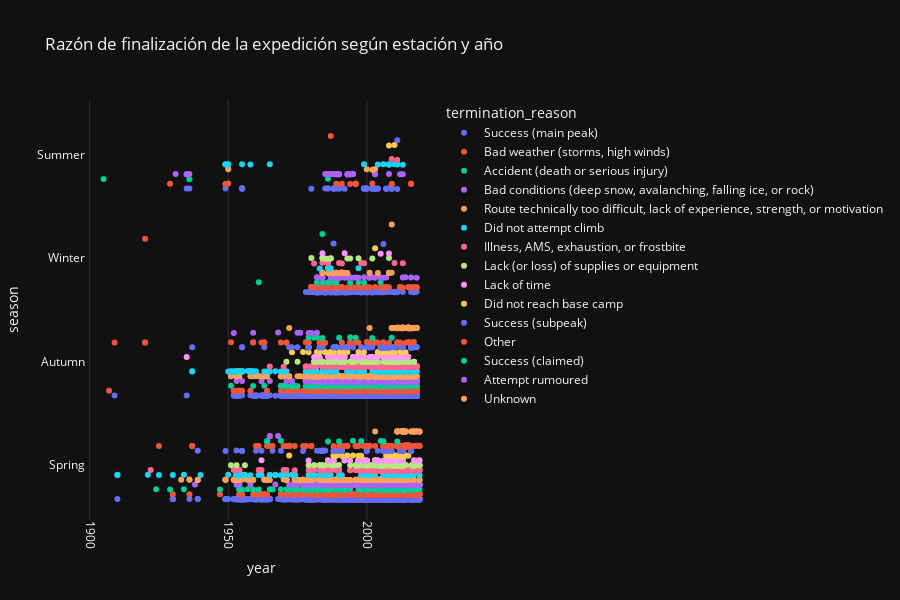

The notebook cell this image was saved under:
### Markdown cell above
### Razón de finalización de la expedición según estación y año

### Code cell
# Usamos plotly
fig = px.strip(expeditions, x="year", y="season", template="plotly_dark", color='termination_reason', title="Razón de finalización de la expedición según estación y año", )
fig.update_xaxes(tickangle=90)
fig.update_layout(height=600) 
fig.show()

### Figure 1 — Plotly figure (JSON) as saved in the notebook; plotly's stock layout.template omitted (floating-point values rounded to 4 significant figures; data arrays with more than 128 entries replaced by an {"elided": "..."} marker saying what was removed)
{"data": [{"alignmentgroup": "True", "boxpoints": "all", "fillcolor": "rgba(255,255,255,0)", "hoveron": "points", "hovertemplate": "termination_reason=Success (main peak)<br>year=%{x}<br>season=%{y}<extra></extra>", "legendgroup": "Success (main peak)", "line": {"color": "rgba(255,255,255,0)"}, "marker": {"color": "#636efa"}, "name": "Success (main peak)", "offsetgroup": "Success (main peak)", "orientation": "h", "pointpos": 0, "showlegend": true, "type": "box", "x": {"elided": "5580 int values"}, "x0": " ", "xaxis": "x", "y": {"elided": "5580 str values"}, "y0": " ", "yaxis": "y"}, {"alignmentgroup": "True", "boxpoints": "all", "fillcolor": "rgba(255,255,255,0)", "hoveron": "points", "hovertemplate": "termination_reason=Bad weather (storms, high winds)<br>year=%{x}<br>season=%{y}<extra></extra>", "legendgroup": "Bad weather (storms, high winds)", "line": {"color": "rgba(255,255,255,0)"}, "marker": {"color": "#EF553B"}, "name": "Bad weather (storms, high winds)", "offsetgroup": "Bad weather (storms, high winds)", "orientation": "h", "pointpos": 0, "showlegend": true, "type": "box", "x": {"elided": "1307 int values"}, "x0": " ", "xaxis": "x", "y": {"elided": "1307 str values"}, "y0": " ", "yaxis": "y"}, {"alignmentgroup": "True", "boxpoints": "all", "fillcolor": "rgba(255,255,255,0)", "hoveron": "points", "hovertemplate": "termination_reason=Accident (death or serious injury)<br>year=%{x}<br>season=%{y}<extra></extra>", "legendgroup": "Accident (death or serious injury)", "line": {"color": "rgba(255,255,255,0)"}, "marker": {"color": "#00cc96"}, "name": "Accident (death or serious injury)", "offsetgroup": "Accident (death or serious injury)", "orientation": "h", "pointpos": 0, "showlegend": true, "type": "box", "x": {"elided": "299 int values"}, "x0": " ", "xaxis": "x", "y": {"elided": "299 str values"}, "y0": " ", "yaxis": "y"}, {"alignmentgroup": "True", "boxpoints": "all", "fillcolor": "rgba(255,255,255,0)", "hoveron": "points", "hovertemplate": "termination_reason=Bad conditions (deep snow, avalanching, falling ice, or rock)<br>year=%{x}<br>season=%{y}<extra></extra>", "legendgroup": "Bad conditions (deep snow, avalanching, falling ice, or rock)", "line": {"color": "rgba(255,255,255,0)"}, "marker": {"color": "#ab63fa"}, "name": "Bad conditions (deep snow, avalanching, falling ice, or rock)", "offsetgroup": "Bad conditions (deep snow, avalanching, falling ice, or rock)", "orientation": "h", "pointpos": 0, "showlegend": true, "type": "box", "x": {"elided": "1097 int values"}, "x0": " ", "xaxis": "x", "y": {"elided": "1097 str values"}, "y0": " ", "yaxis": "y"}, {"alignmentgroup": "True", "boxpoints": "all", "fillcolor": "rgba(255,255,255,0)", "hoveron": "points", "hovertemplate": "termination_reason=Route technically too difficult, lack of experience, strength, or motivation<br>year=%{x}<br>season=%{y}<extra></extra>", "legendgroup": "Route technically too difficult, lack of experience, strength, or motivation", "line": {"color": "rgba(255,255,255,0)"}, "marker": {"color": "#FFA15A"}, "name": "Route technically too difficult, lack of experience, strength, or motivation", "offsetgroup": "Route technically too difficult, lack of experience, strength, or motivation", "orientation": "h", "pointpos": 0, "showlegend": true, "type": "box", "x": {"elided": "438 int values"}, "x0": " ", "xaxis": "x", "y": {"elided": "438 str values"}, "y0": " ", "yaxis": "y"}, {"alignmentgroup": "True", "boxpoints": "all", "fillcolor": "rgba(255,255,255,0)", "hoveron": "points", "hovertemplate": "termination_reason=Did not attempt climb<br>year=%{x}<br>season=%{y}<extra></extra>", "legendgroup": "Did not attempt climb", "line": {"color": "rgba(255,255,255,0)"}, "marker": {"color": "#19d3f3"}, "name": "Did not attempt climb", "offsetgroup": "Did not attempt climb", "orientation": "h", "pointpos": 0, "showlegend": true, "type": "box", "x": {"elided": "233 int values"}, "x0": " ", "xaxis": "x", "y": {"elided": "233 str values"}, "y0": " ", "yaxis": "y"}, {"alignmentgroup": "True", "boxpoints": "all", "fillcolor": "rgba(255,255,255,0)", "hoveron": "points", "hovertemplate": "termination_reason=Illness, AMS, exhaustion, or frostbite<br>year=%{x}<br>season=%{y}<extra></extra>", "legendgroup": "Illness, AMS, exhaustion, or frostbite", "line": {"color": "rgba(255,255,255,0)"}, "marker": {"color": "#FF6692"}, "name": "Illness, AMS, exhaustion, or frostbite", "offsetgroup": "Illness, AMS, exhaustion, or frostbite", "orientation": "h", "pointpos": 0, "showlegend": true, "type": "box", "x": {"elided": "458 int values"}, "x0": " ", "xaxis": "x", "y": {"elided": "458 str values"}, "y0": " ", "yaxis": "y"}, {"alignmentgroup": "True", "boxpoints": "all", "fillcolor": "rgba(255,255,255,0)", "hoveron": "points", "hovertemplate": "termination_reason=Lack (or loss) of supplies or equipment<br>year=%{x}<br>season=%{y}<extra></extra>", "legendgroup": "Lack (or loss) of supplies or equipment", "line": {"color": "rgba(255,255,255,0)"}, "marker": {"color": "#B6E880"}, "name": "Lack (or loss) of supplies or equipment", "offsetgroup": "Lack (or loss) of supplies or equipment", "orientation": "h", "pointpos": 0, "showlegend": true, "type": "box", "x": {"elided": "220 int values"}, "x0": " ", "xaxis": "x", "y": {"elided": "220 str values"}, "y0": " ", "yaxis": "y"}, {"alignmentgroup": "True", "boxpoints": "all", "fillcolor": "rgba(255,255,255,0)", "hoveron": "points", "hovertemplate": "termination_reason=Lack of time<br>year=%{x}<br>season=%{y}<extra></extra>", "legendgroup": "Lack of time", "line": {"color": "rgba(255,255,255,0)"}, "marker": {"color": "#FF97FF"}, "name": "Lack of time", "offsetgroup": "Lack of time", "orientation": "h", "pointpos": 0, "showlegend": true, "type": "box", "x": [1988, 1988, 1988, 1987, 1989, 1986, 1986, 1984, 1991, 1991, 1991, 1990, 1988, 1986, 1992, 1992, 1992, 1992, 1992, 1994, 1995, 1995, 1981, 1996, 1982, 1979, 1997, 1997, 1997, 1997, 1997, 1997, 1935, 1982, 1962, 1987, 1998, 1999, 1999, 1999, 2000, 2000, 2000, 2001, 2001, 2002, 2002, 2003, 2003, 2003, 2003, 2004, 2004, 2004, 2004, 2004, 2006, 2006, 2006, 2007, 2007, 2008, 2008, 2008, 2008, 2008, 2008, 2008, 2008, 2009, 2009, 2009, 2010, 2010, 2011, 2012, 2012, 2012, 2011, 2012, 2012, 2013, 2013, 2013, 2011, 2014, 2015, 2017, 2005, 1983, 2018, 2019, 2019], "x0": " ", "xaxis": "x", "y": ["Spring", "Spring", "Spring", "Autumn", "Autumn", "Spring", "Autumn", "Winter", "Autumn", "Autumn", "Autumn", "Autumn", "Autumn", "Spring", "Spring", "Spring", "Autumn", "Autumn", "Winter", "Spring", "Autumn", "Autumn", "Autumn", "Autumn", "Autumn", "Spring", "Spring", "Spring", "Spring", "Spring", "Autumn", "Autumn", "Autumn", "Autumn", "Spring", "Autumn", "Autumn", "Spring", "Spring", "Autumn", "Spring", "Spring", "Spring", "Autumn", "Autumn", "Autumn", "Autumn", "Spring", "Spring", "Spring", "Autumn", "Spring", "Spring", "Spring", "Autumn", "Autumn", "Spring", "Autumn", "Autumn", "Spring", "Spring", "Spring", "Autumn", "Autumn", "Autumn", "Autumn", "Autumn", "Winter", "Autumn", "Spring", "Spring", "Spring", "Autumn", "Autumn", "Spring", "Spring", "Spring", "Autumn", "Autumn", "Autumn", "Autumn", "Spring", "Spring", "Autumn", "Spring", "Autumn", "Autumn", "Spring", "Winter", "Autumn", "Spring", "Spring", "Spring"], "y0": " ", "yaxis": "y"}, {"alignmentgroup": "True", "boxpoints": "all", "fillcolor": "rgba(255,255,255,0)", "hoveron": "points", "hovertemplate": "termination_reason=Did not reach base camp<br>year=%{x}<br>season=%{y}<extra></extra>", "legendgroup": "Did not reach base camp", "line": {"color": "rgba(255,255,255,0)"}, "marker": {"color": "#FECB52"}, "name": "Did not reach base camp", "offsetgroup": "Did not reach base camp", "orientation": "h", "pointpos": 0, "showlegend": true, "type": "box", "x": [1988, 1988, 1983, 1985, 1985, 1990, 1991, 1991, 1988, 1987, 1993, 1995, 1992, 1989, 1982, 1979, 1977, 1997, 1972, 1998, 1973, 1987, 1997, 1993, 1999, 2003, 2004, 2004, 2005, 2005, 2006, 2006, 2007, 2007, 2007, 2007, 2008, 2008, 2008, 2008, 2008, 2008, 2009, 2009, 2010, 2010, 2010, 2010, 2011, 2012, 2012, 2013, 2013, 2013, 2013, 2013, 2013, 2013, 2013, 2014, 2014, 2014, 2015, 1992], "x0": " ", "xaxis": "x", "y": ["Spring", "Spring", "Autumn", "Autumn", "Autumn", "Autumn", "Spring", "Spring", "Autumn", "Autumn", "Autumn", "Spring", "Autumn", "Spring", "Autumn", "Autumn", "Autumn", "Spring", "Spring", "Spring", "Autumn", "Autumn", "Autumn", "Spring", "Autumn", "Winter", "Autumn", "Autumn", "Autumn", "Autumn", "Autumn", "Autumn", "Spring", "Autumn", "Autumn", "Autumn", "Spring", "Spring", "Summer", "Autumn", "Autumn", "Autumn", "Spring", "Autumn", "Spring", "Summer", "Spring", "Autumn", "Spring", "Spring", "Autumn", "Spring", "Spring", "Autumn", "Autumn", "Autumn", "Autumn", "Autumn", "Autumn", "Spring", "Spring", "Autumn", "Spring", "Autumn"], "y0": " ", "yaxis": "y"}, {"alignmentgroup": "True", "boxpoints": "all", "fillcolor": "rgba(255,255,255,0)", "hoveron": "points", "hovertemplate": "termination_reason=Success (subpeak)<br>year=%{x}<br>season=%{y}<extra></extra>", "legendgroup": "Success (subpeak)", "line": {"color": "rgba(255,255,255,0)"}, "marker": {"color": "#636efa"}, "name": "Success (subpeak)", "offsetgroup": "Success (subpeak)", "orientation": "h", "pointpos": 0, "showlegend": true, "type": "box", "x": [1988, 1988, 1983, 1983, 1989, 1989, 1989, 1991, 1991, 1989, 1984, 1984, 1984, 1984, 1992, 1993, 1983, 1984, 1991, 1991, 1982, 1979, 1979, 1977, 1972, 1969, 1960, 1973, 1984, 1962, 1963, 1966, 1955, 1979, 1979, 1983, 1939, 1955, 1985, 1979, 1937, 1955, 1949, 1988, 1953, 1998, 1998, 1975, 1995, 2000, 2000, 1955, 2000, 2001, 2001, 1988, 1988, 2002, 2004, 1993, 2005, 2005, 2005, 2005, 2006, 2006, 2006, 2006, 2006, 2006, 2006, 2006, 2006, 2007, 2007, 2007, 2007, 2007, 2008, 2008, 2008, 2008, 2008, 2008, 2008, 2008, 2008, 2009, 2009, 2000, 2010, 2010, 2012, 2012, 2011, 2012, 2013, 2013, 2013, 2013, 2013, 2013, 2013, 2016, 2016, 2016, 2016, 2016, 2016, 2016, 2016, 2016, 2016, 2016, 2016, 2016, 2016, 2016, 2016, 2016, 2016, 2017, 2017, 2017, 2018, 2018], "x0": " ", "xaxis": "x", "y": ["Spring", "Winter", "Autumn", "Autumn", "Autumn", "Autumn", "Autumn", "Autumn", "Spring", "Spring", "Autumn", "Autumn", "Autumn", "Spring", "Autumn", "Autumn", "Spring", "Spring", "Spring", "Spring", "Spring", "Autumn", "Autumn", "Spring", "Autumn", "Spring", "Spring", "Autumn", "Spring", "Spring", "Autumn", "Spring", "Autumn", "Autumn", "Autumn", "Autumn", "Spring", "Autumn", "Spring", "Autumn", "Autumn", "Spring", "Spring", "Autumn", "Spring", "Autumn", "Autumn", "Autumn", "Autumn", "Spring", "Spring", "Spring", "Autumn", "Autumn", "Autumn", "Spring", "Autumn", "Autumn", "Spring", "Autumn", "Autumn", "Autumn", "Autumn", "Autumn", "Spring", "Spring", "Spring", "Spring", "Spring", "Autumn", "Autumn", "Autumn", "Winter", "Spring", "Autumn", "Autumn", "Autumn", "Autumn", "Spring", "Spring", "Autumn", "Autumn", "Autumn", "Autumn", "Autumn", "Autumn", "Autumn", "Spring", "Autumn", "Spring", "Autumn", "Autumn", "Spring", "Spring", "Summer", "Autumn", "Spring", "Spring", "Spring", "Spring", "Spring", "Autumn", "Autumn", "Spring", "Spring", "Autumn", "Autumn", "Autumn", "Autumn", "Autumn", "Autumn", "Autumn", "Autumn", "Autumn", "Autumn", "Autumn", "Autumn", "Autumn", "Autumn", "Autumn", "Autumn", "Autumn", "Autumn", "Autumn", "Autumn", "Autumn"], "y0": " ", "yaxis": "y"}, {"alignmentgroup": "True", "boxpoints": "all", "fillcolor": "rgba(255,255,255,0)", "hoveron": "points", "hovertemplate": "termination_reason=Other<br>year=%{x}<br>season=%{y}<extra></extra>", "legendgroup": "Other", "line": {"color": "rgba(255,255,255,0)"}, "marker": {"color": "#EF553B"}, "name": "Other", "offsetgroup": "Other", "orientation": "h", "pointpos": 0, "showlegend": true, "type": "box", "x": {"elided": "320 int values"}, "x0": " ", "xaxis": "x", "y": {"elided": "320 str values"}, "y0": " ", "yaxis": "y"}, {"alignmentgroup": "True", "boxpoints": "all", "fillcolor": "rgba(255,255,255,0)", "hoveron": "points", "hovertemplate": "termination_reason=Success (claimed)<br>year=%{x}<br>season=%{y}<extra></extra>", "legendgroup": "Success (claimed)", "line": {"color": "rgba(255,255,255,0)"}, "marker": {"color": "#00cc96"}, "name": "Success (claimed)", "offsetgroup": "Success (claimed)", "orientation": "h", "pointpos": 0, "showlegend": true, "type": "box", "x": [1990, 1984, 1984, 1994, 1995, 1981, 1996, 1979, 1964, 1998, 1982, 1964, 1986, 1990, 2002, 1969, 2005, 2006, 2011, 2009], "x0": " ", "xaxis": "x", "y": ["Spring", "Autumn", "Winter", "Autumn", "Spring", "Autumn", "Autumn", "Autumn", "Spring", "Spring", "Autumn", "Spring", "Spring", "Autumn", "Autumn", "Spring", "Spring", "Spring", "Spring", "Autumn"], "y0": " ", "yaxis": "y"}, {"alignmentgroup": "True", "boxpoints": "all", "fillcolor": "rgba(255,255,255,0)", "hoveron": "points", "hovertemplate": "termination_reason=Attempt rumoured<br>year=%{x}<br>season=%{y}<extra></extra>", "legendgroup": "Attempt rumoured", "line": {"color": "rgba(255,255,255,0)"}, "marker": {"color": "#ab63fa"}, "name": "Attempt rumoured", "offsetgroup": "Attempt rumoured", "orientation": "h", "pointpos": 0, "showlegend": true, "type": "box", "x": [1980, 1976, 1952, 1968, 1975, 1968, 1959, 1965, 1979, 1965, 1982], "x0": " ", "xaxis": "x", "y": ["Autumn", "Autumn", "Autumn", "Spring", "Autumn", "Autumn", "Autumn", "Spring", "Autumn", "Spring", "Autumn"], "y0": " ", "yaxis": "y"}, {"alignmentgroup": "True", "boxpoints": "all", "fillcolor": "rgba(255,255,255,0)", "hoveron": "points", "hovertemplate": "termination_reason=Unknown<br>year=%{x}<br>season=%{y}<extra></extra>", "legendgroup": "Unknown", "line": {"color": "rgba(255,255,255,0)"}, "marker": {"color": "#FFA15A"}, "name": "Unknown", "offsetgroup": "Unknown", "orientation": "h", "pointpos": 0, "showlegend": true, "type": "box", "x": [2001, 2009, 2009, 2010, 2009, 2011, 2011, 2011, 2011, 2011, 2010, 2011, 2011, 2011, 2011, 2011, 2012, 2012, 2012, 2012, 2012, 2011, 2013, 2013, 2013, 2013, 2013, 2012, 2011, 2013, 2013, 2013, 1972, 2013, 2013, 2013, 2013, 2013, 2013, 2013, 2012, 2012, 2011, 2011, 2003, 2013, 2013, 2013, 2013, 2013, 2014, 2014, 2014, 2014, 2015, 2015, 2015, 2015, 2015, 2015, 2015, 2015, 2016, 2015, 2015, 2015, 2015, 2015, 2016, 2016, 2016, 2016, 2016, 2016, 2016, 2016, 2016, 2016, 2017, 2017, 2017, 2017, 2017, 2017, 2017, 2017, 2017, 2017, 2018, 2018, 2018, 2018, 2018, 2019, 2019, 2019], "x0": " ", "xaxis": "x", "y": ["Autumn", "Winter", "Autumn", "Autumn", "Autumn", "Spring", "Spring", "Spring", "Autumn", "Autumn", "Autumn", "Autumn", "Autumn", "Autumn", "Autumn", "Autumn", "Autumn", "Autumn", "Autumn", "Autumn", "Autumn", "Spring", "Spring", "Spring", "Spring", "Spring", "Spring", "Spring", "Autumn", "Autumn", "Autumn", "Autumn", "Autumn", "Autumn", "Spring", "Autumn", "Autumn", "Spring", "Autumn", "Spring", "Autumn", "Autumn", "Autumn", "Autumn", "Spring", "Autumn", "Autumn", "Spring", "Autumn", "Autumn", "Spring", "Spring", "Spring", "Autumn", "Autumn", "Autumn", "Autumn", "Autumn", "Autumn", "Autumn", "Autumn", "Autumn", "Spring", "Autumn", "Autumn", "Autumn", "Autumn", "Autumn", "Spring", "Autumn", "Autumn", "Autumn", "Autumn", "Autumn", "Autumn", "Autumn", "Autumn", "Autumn", "Spring", "Spring", "Spring", "Spring", "Spring", "Autumn", "Autumn", "Autumn", "Autumn", "Autumn", "Spring", "Spring", "Autumn", "Autumn", "Autumn", "Spring", "Spring", "Spring"], "y0": " ", "yaxis": "y"}], "layout": {"boxmode": "group", "height": 600, "legend": {"title": {"text": "termination_reason"}, "tracegroupgap": 0}, "title": {"text": "Razón de finalización de la expedición según estación y año"}, "xaxis": {"anchor": "y", "domain": [0, 1], "tickangle": 90, "title": {"text": "year"}}, "yaxis": {"anchor": "x", "domain": [0, 1], "title": {"text": "season"}}}}
